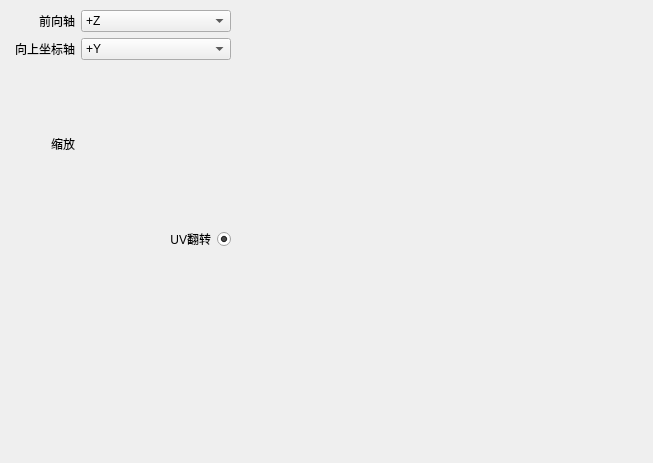
<?xml version="1.0" encoding="UTF-8"?>
<ui version="4.0">
 <class>nifo::ui::import_3dmodel_preset</class>
 <widget class="QWidget" name="nifo::ui::import_3dmodel_preset">
  <property name="geometry">
   <rect>
    <x>0</x>
    <y>0</y>
    <width>653</width>
    <height>463</height>
   </rect>
  </property>
  <property name="windowTitle">
   <string/>
  </property>
  <widget class="QWidget" name="layoutWidget">
   <property name="geometry">
    <rect>
     <x>0</x>
     <y>10</y>
     <width>231</width>
     <height>241</height>
    </rect>
   </property>
   <layout class="QVBoxLayout" name="verticalLayout">
    <item>
     <layout class="QHBoxLayout" name="horizontalLayout" stretch="1,2">
      <item>
       <widget class="QLabel" name="label_forward">
        <property name="text">
         <string>前向轴</string>
        </property>
        <property name="alignment">
         <set>Qt::AlignmentFlag::AlignRight|Qt::AlignmentFlag::AlignTrailing|Qt::AlignmentFlag::AlignVCenter</set>
        </property>
        <property name="buddy">
         <cstring>forward_axis</cstring>
        </property>
       </widget>
      </item>
      <item>
       <widget class="QComboBox" name="forward_axis">
        <property name="currentIndex">
         <number>4</number>
        </property>
        <item>
         <property name="text">
          <string>+X</string>
         </property>
        </item>
        <item>
         <property name="text">
          <string>-X</string>
         </property>
        </item>
        <item>
         <property name="text">
          <string>+Y</string>
         </property>
        </item>
        <item>
         <property name="text">
          <string>-Y</string>
         </property>
        </item>
        <item>
         <property name="text">
          <string>+Z</string>
         </property>
        </item>
        <item>
         <property name="text">
          <string>-Z</string>
         </property>
        </item>
       </widget>
      </item>
     </layout>
    </item>
    <item>
     <layout class="QHBoxLayout" name="horizontalLayout_2" stretch="1,2">
      <item>
       <widget class="QLabel" name="label_up">
        <property name="text">
         <string>向上坐标轴</string>
        </property>
        <property name="alignment">
         <set>Qt::AlignmentFlag::AlignRight|Qt::AlignmentFlag::AlignTrailing|Qt::AlignmentFlag::AlignVCenter</set>
        </property>
        <property name="buddy">
         <cstring>up_axis</cstring>
        </property>
       </widget>
      </item>
      <item>
       <widget class="QComboBox" name="up_axis">
        <property name="currentIndex">
         <number>2</number>
        </property>
        <item>
         <property name="text">
          <string>+X</string>
         </property>
        </item>
        <item>
         <property name="text">
          <string>-X</string>
         </property>
        </item>
        <item>
         <property name="text">
          <string>+Y</string>
         </property>
        </item>
        <item>
         <property name="text">
          <string>-Y</string>
         </property>
        </item>
        <item>
         <property name="text">
          <string>+Z</string>
         </property>
        </item>
        <item>
         <property name="text">
          <string>-Z</string>
         </property>
        </item>
       </widget>
      </item>
     </layout>
    </item>
    <item>
     <layout class="QHBoxLayout" name="horizontalLayout_3" stretch="1,2">
      <item>
       <widget class="QLabel" name="label_scale">
        <property name="sizePolicy">
         <sizepolicy hsizetype="Preferred" vsizetype="Preferred">
          <horstretch>0</horstretch>
          <verstretch>0</verstretch>
         </sizepolicy>
        </property>
        <property name="text">
         <string>缩放</string>
        </property>
        <property name="alignment">
         <set>Qt::AlignmentFlag::AlignRight|Qt::AlignmentFlag::AlignTrailing|Qt::AlignmentFlag::AlignVCenter</set>
        </property>
       </widget>
      </item>
      <item>
       <widget class="nifo::ui::floating_point_spinbox" name="scale" native="true">
        <property name="sizePolicy">
         <sizepolicy hsizetype="Preferred" vsizetype="Preferred">
          <horstretch>0</horstretch>
          <verstretch>0</verstretch>
         </sizepolicy>
        </property>
        <property name="minimumSize">
         <size>
          <width>0</width>
          <height>0</height>
         </size>
        </property>
       </widget>
      </item>
     </layout>
    </item>
    <item>
     <widget class="QRadioButton" name="flip_uv">
      <property name="whatsThis">
       <string>沿y轴翻转UV坐标</string>
      </property>
      <property name="layoutDirection">
       <enum>Qt::LayoutDirection::RightToLeft</enum>
      </property>
      <property name="text">
       <string>UV翻转</string>
      </property>
      <property name="checked">
       <bool>true</bool>
      </property>
     </widget>
    </item>
   </layout>
  </widget>
 </widget>
 <customwidgets>
  <customwidget>
   <class>nifo::ui::floating_point_spinbox</class>
   <extends>QWidget</extends>
   <header>spinbox.h</header>
   <container>1</container>
  </customwidget>
 </customwidgets>
 <resources/>
 <connections/>
</ui>
